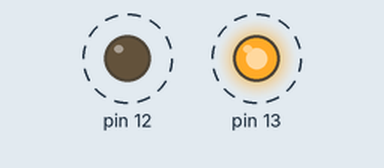
This sketch was run on a simulated Arduino Uno, built with avr-gcc and run on an emulated ATmega328P. On the bench: output pins drawn as LEDs (lit = HIGH). Dashed ring = blinking.

Above: at 0.2 s.
Timing chart, 0 to 3.5 s (numbered marks = the images above):
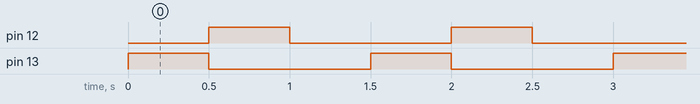

The sketch:

week07_2_arduino_blink_blink.ino
```cpp
//week07_2_arduino_blink_blink
//長的接13 短的接GND
void setup() {
  // put your setup code here, to run once:
  pinMode(13, OUTPUT);//第13隻腳, 能送出資料
  pinMode(12, OUTPUT);//第13隻腳, 能送出資料
}

void loop() {
  // put your main code here, to run repeatedly:
  digitalWrite(13, HIGH);//發亮
  delay(500);
  digitalWrite(13, LOW);//暗掉
  digitalWrite(12, HIGH);//發亮
  delay(500);
  digitalWrite(12, LOW);//暗掉
  delay(500);
}
```

Measured:
- by itself, pin 12, pin 13: alternates HIGH for 0.50 s and LOW for 1.0 s
- by itself, everything shown: repeats every 1.5 s, in 3 steps
